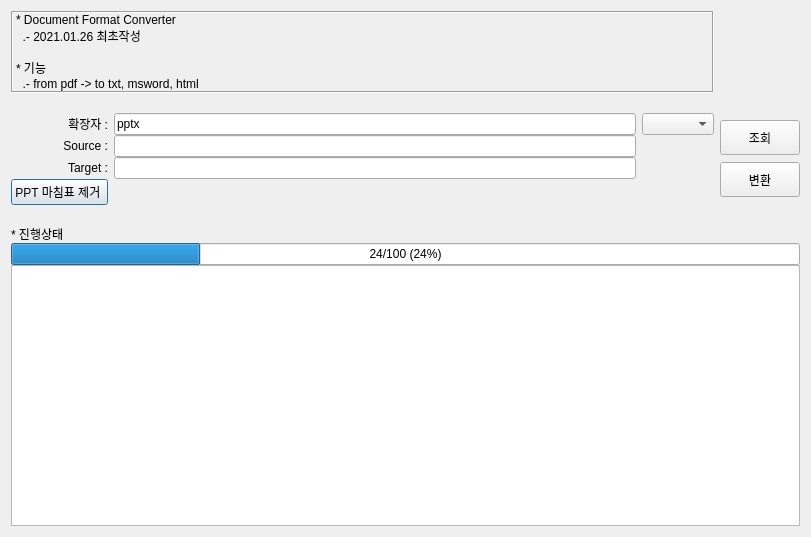
<?xml version="1.0" encoding="UTF-8"?>
<ui version="4.0">
 <class>Dialog</class>
 <widget class="QDialog" name="Dialog">
  <property name="geometry">
   <rect>
    <x>0</x>
    <y>0</y>
    <width>811</width>
    <height>537</height>
   </rect>
  </property>
  <property name="windowTitle">
   <string>Dialog</string>
  </property>
  <layout class="QGridLayout" name="gridLayout_3">
   <property name="verticalSpacing">
    <number>20</number>
   </property>
   <item row="1" column="0">
    <layout class="QGridLayout" name="gridLayout">
     <property name="horizontalSpacing">
      <number>6</number>
     </property>
     <item row="0" column="1">
      <widget class="QLineEdit" name="txtExtend">
       <property name="text">
        <string>pptx</string>
       </property>
      </widget>
     </item>
     <item row="1" column="0">
      <widget class="QLabel" name="label">
       <property name="text">
        <string>Source :</string>
       </property>
       <property name="alignment">
        <set>Qt::AlignRight|Qt::AlignTrailing|Qt::AlignVCenter</set>
       </property>
      </widget>
     </item>
     <item row="2" column="0">
      <widget class="QLabel" name="label_2">
       <property name="text">
        <string>Target :</string>
       </property>
       <property name="alignment">
        <set>Qt::AlignRight|Qt::AlignTrailing|Qt::AlignVCenter</set>
       </property>
      </widget>
     </item>
     <item row="0" column="2">
      <widget class="QComboBox" name="cboOutput"/>
     </item>
     <item row="2" column="1">
      <widget class="QLineEdit" name="txtTargetDir"/>
     </item>
     <item row="1" column="1">
      <widget class="QLineEdit" name="txtSourceDir"/>
     </item>
     <item row="0" column="0">
      <widget class="QLabel" name="label_3">
       <property name="text">
        <string>확장자 :</string>
       </property>
       <property name="alignment">
        <set>Qt::AlignRight|Qt::AlignTrailing|Qt::AlignVCenter</set>
       </property>
      </widget>
     </item>
     <item row="3" column="0">
      <widget class="QPushButton" name="btnPPT">
       <property name="toolTip">
        <string>ppt 내용 중 마침표 제거</string>
       </property>
       <property name="text">
        <string>PPT 마침표 제거 </string>
       </property>
      </widget>
     </item>
    </layout>
   </item>
   <item row="1" column="1">
    <layout class="QGridLayout" name="gridLayout_2">
     <item row="1" column="0">
      <widget class="QPushButton" name="btnConvert">
       <property name="minimumSize">
        <size>
         <width>0</width>
         <height>35</height>
        </size>
       </property>
       <property name="text">
        <string>변환</string>
       </property>
      </widget>
     </item>
     <item row="0" column="0">
      <widget class="QPushButton" name="btnView">
       <property name="minimumSize">
        <size>
         <width>0</width>
         <height>35</height>
        </size>
       </property>
       <property name="text">
        <string>조회</string>
       </property>
      </widget>
     </item>
    </layout>
   </item>
   <item row="2" column="0" colspan="2">
    <layout class="QVBoxLayout" name="verticalLayout_2">
     <item>
      <widget class="QLabel" name="label_5">
       <property name="text">
        <string>* 진행상태</string>
       </property>
      </widget>
     </item>
     <item>
      <widget class="QProgressBar" name="progressBar">
       <property name="value">
        <number>24</number>
       </property>
       <property name="alignment">
        <set>Qt::AlignCenter</set>
       </property>
       <property name="format">
        <string>%v/%m (%p%)</string>
       </property>
      </widget>
     </item>
     <item>
      <widget class="QTableWidget" name="tblFiles"/>
     </item>
    </layout>
   </item>
   <item row="0" column="0">
    <layout class="QVBoxLayout" name="verticalLayout">
     <item>
      <widget class="QLabel" name="label_4">
       <property name="styleSheet">
        <string notr="true">font: 75 9pt &quot;Arial&quot;;</string>
       </property>
       <property name="frameShape">
        <enum>QFrame::Box</enum>
       </property>
       <property name="frameShadow">
        <enum>QFrame::Sunken</enum>
       </property>
       <property name="text">
        <string>* Document Format Converter
  .- 2021.01.26 최초작성

* 기능
  .- from pdf -&gt; to txt, msword, html </string>
       </property>
      </widget>
     </item>
    </layout>
   </item>
  </layout>
 </widget>
 <resources/>
 <connections/>
</ui>
